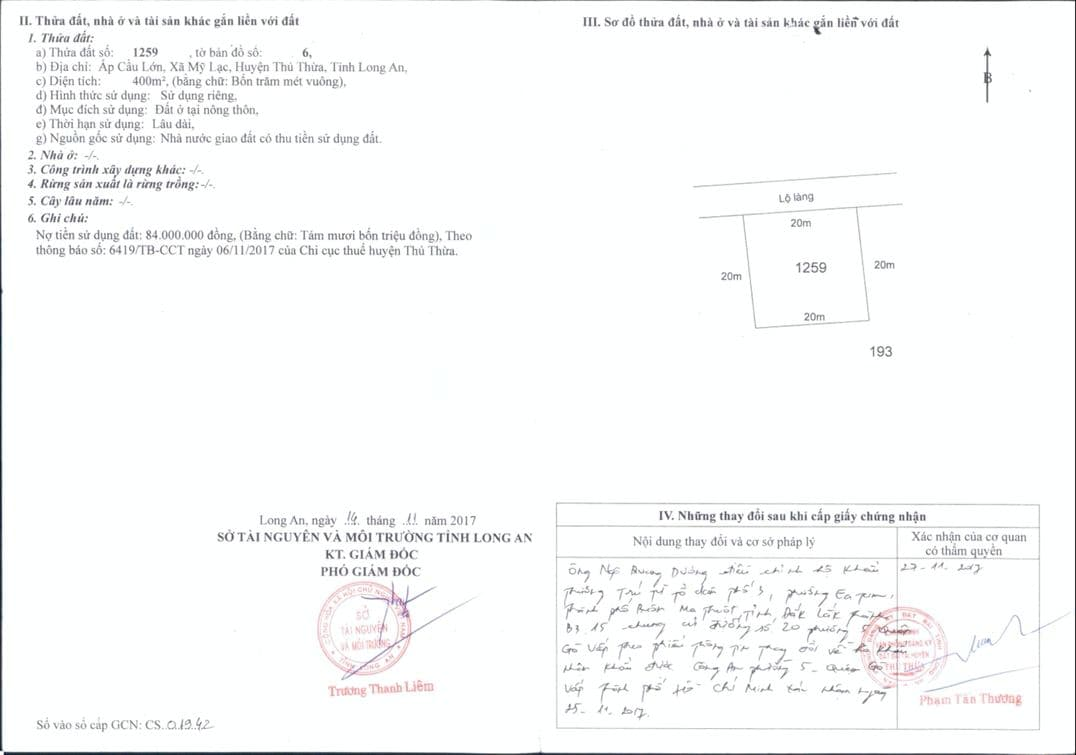
#> input picture image1.png, 1076 x 755 px
$ jupyter execute 'FAST Detection.ipynb'
#> lines starting #> are read from the running program, lines starting #| are printed output that depends on the picture; after the words box and inside, x2 and y2 are one past the last pixel; in counts of white or black regions, pixels touching at a corner belong together
[cell 1]
import numpy as np
import cv2 as cv
from matplotlib import pyplot as plt
img = cv.imread('image1.png', 0)
#> img: shape (755, 1076); min 0, max 255, mean 249.5
# Initiate FAST object with default values
fast = cv.FastFeatureDetector_create()
# find and draw the keypoints
kp = fast.detect(img,None)
#> kp = 5880 keypoints; strongest (x, y, size): (721, 514, 7), (383, 551, 7), (327, 539, 7), (280, 539, 7)
for k in kp:
    print(k.response)
#> this loop made 5880 passes
#> k on passes 1 to 3: keypoint at (831, 8), size 7, keypoint at (79, 14), size 7, keypoint at (223, 14), size 7
#| 13.0
#| 87.0
#| 74.0
#| 73.0
#| 67.0
#| 63.0
#| 79.0
#| 75.0
#> (further printed lines are left out)
# img2 = cv.drawKeypoints(img, kp, None, color=(255,0,0))
# cv.imwrite('fast_true.png',img2)

[cell 2]
import numpy as np
import cv2 as cv
from matplotlib import pyplot as plt
img = cv.imread('image1.png')
#> img is the input picture: shape (755, 1076, 3); mean B, G, R 249.6, 249.5, 248.6
gray = cv.cvtColor(img,cv.COLOR_BGR2GRAY)
corners = cv.goodFeaturesToTrack(gray, None, 0.001, 10)
#> corners = 1030 rows, first 8: [4, 752], [1073, 2], [265, 533], [812, 266], [312, 533], [752, 512], [665, 511], [90, 168]
corners = np.int0(corners)
for i in corners:
    x,y = i.ravel()
    cv.circle(img, (x,y), 3, 255, -1)
#> this loop made 1030 passes
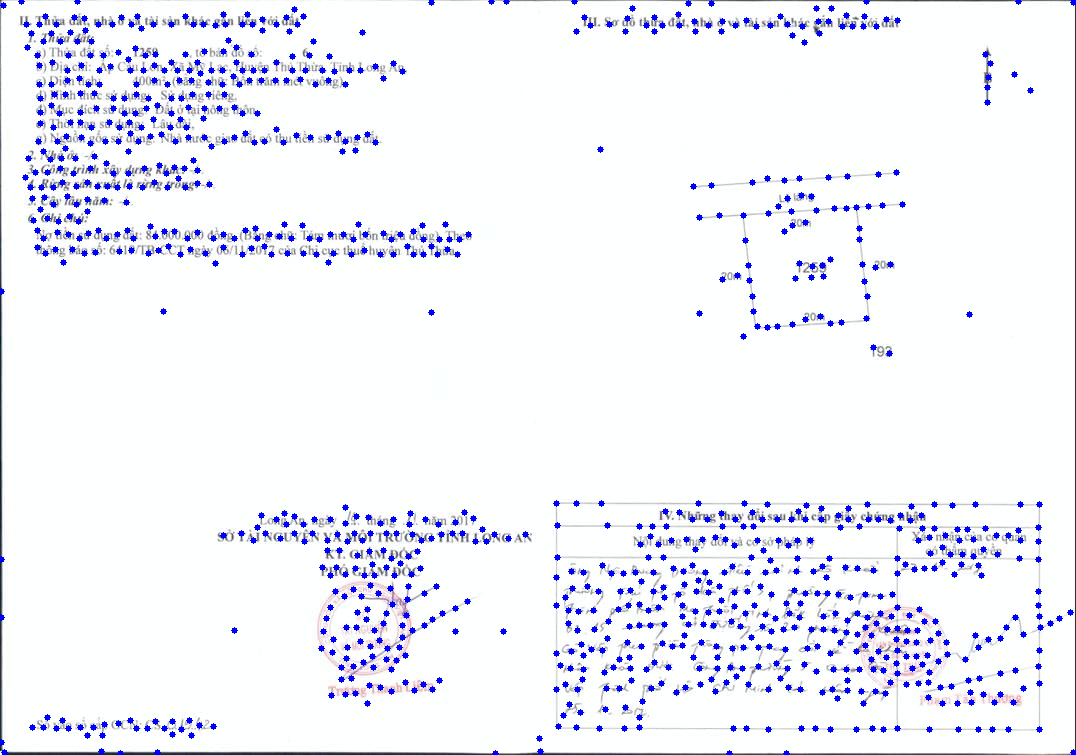
#> img: shape (755, 1076, 3); 3.66% of pixels changed, all inside (x1, y1, x2, y2) = (0, 0, 1076, 755)
cv.imwrite('goodFeaturesToTrack.png',img)
#> Out = True

[cell 3]
import numpy as np
import cv2 as cv
filename = 'image1.png'
img = cv.imread(filename)
gray = cv.cvtColor(img,cv.COLOR_BGR2GRAY)
# find Harris corners
gray = np.float32(gray)
dst = cv.cornerHarris(gray,2,3,0.04)
dst = cv.dilate(dst,None)
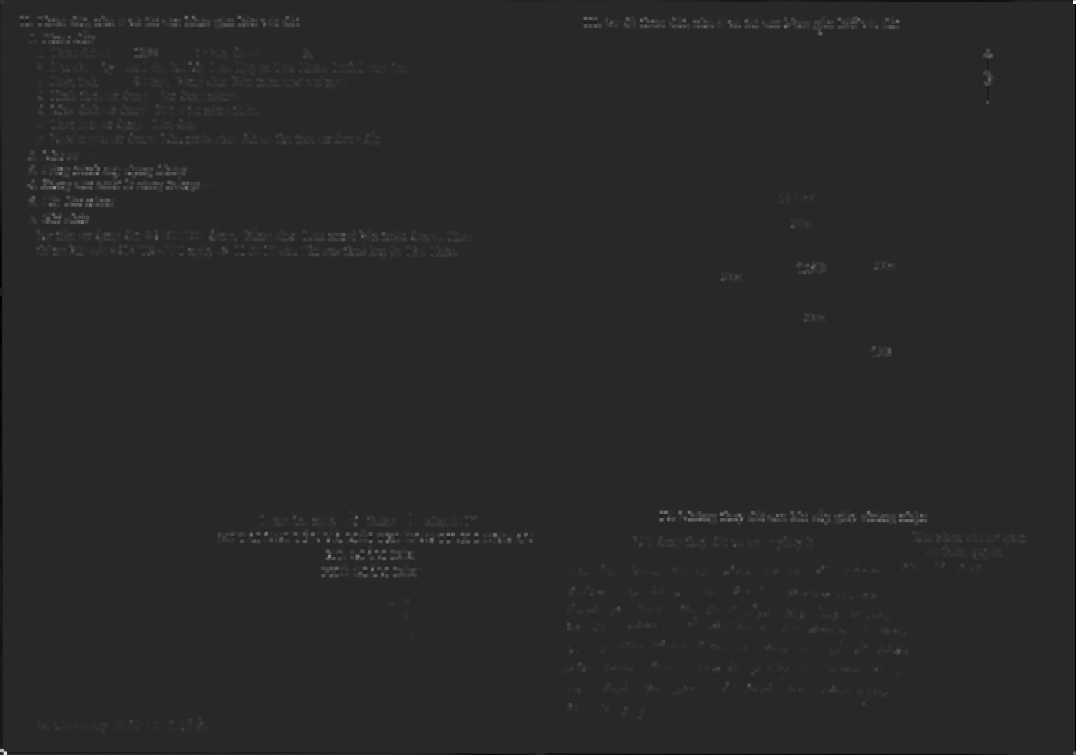
#> dst: shape (755, 1076) float32; min -17517096, max 94043584, mean 312059.2; drawn with min black and max white
ret, dst = cv.threshold(dst,0.01*dst.max(),255,0)
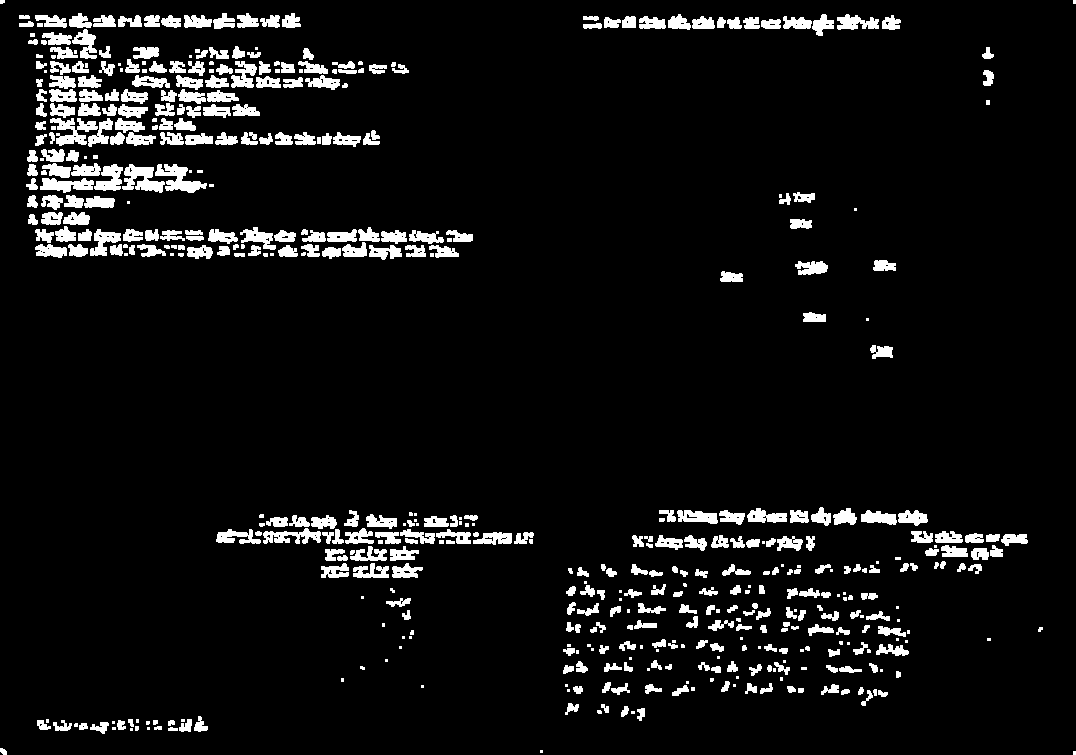
#> dst: shape (755, 1076) float32; 6.7% white; 519 white regions (125 under 20 px), largest, box (x1, y1, x2, y2) and area: (155, 164, 207, 193) 703, (122, 164, 165, 193) 690, (50, 118, 98, 146) 657
#> ret = 940435.8
dst = np.uint8(dst)
# find centroids
ret, labels, stats, centroids = cv.connectedComponentsWithStats(dst)
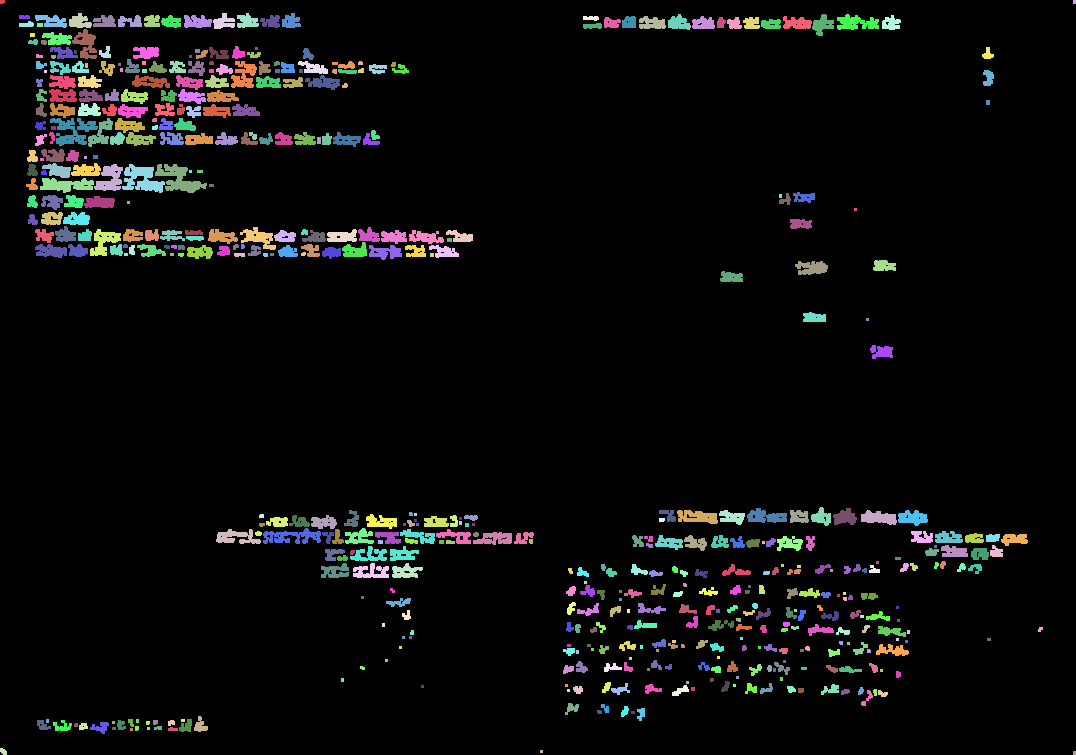
#> labels: shape (755, 1076) int32; 520 distinct labels, from 0 to 519; one colour per label, 0 black
#> ret = 520; stats = 520 rows, first 6: [0, 0, 1076, 755, 757694], [0, 0, 5, 4, 18], [1073, 0, 3, 4, 12], [69, 13, 23, 15, 229], [213, 13, 22, 16, 220], [237, 13, 22, 15, 225]; centroids = 520 pairs, first value 1.83 to 1074, second value 1.33 to 752.5
# define the criteria to stop and refine the corners
criteria = (cv.TERM_CRITERIA_EPS + cv.TERM_CRITERIA_MAX_ITER, 100, 0.001)
#> criteria = (3, 100, 0.001)
corners = cv.cornerSubPix(gray,np.float32(centroids),(5,5),(-1,-1),criteria)
#> corners = 520 pairs, first value 0.855 to 1074.5, second value 0.842 to 752.6
# Now draw them
res = np.hstack((centroids,corners))
#> res = 520 rows, first 6: [547, 381.6, 547, 381.6], [1.83, 1.33, 0.855, 1.22], [1074, 1.5, 1074.5, 0.842], [79.26, 21.34, 82.92, 23.87], [223.3, 21.75, 223.4, 21.75], [246.8, 20.96, 246.8, 20.96]
res = np.int0(res)
#> res = 520 rows, first 6: [546, 381, 546, 381], [1, 1, 0, 1], [1074, 1, 1074, 0], [79, 21, 82, 23], [223, 21, 223, 21], [246, 20, 246, 20]
img[res[:,1],res[:,0]]=[0,0,255]
img[res[:,3],res[:,2]] = [0,255,0]
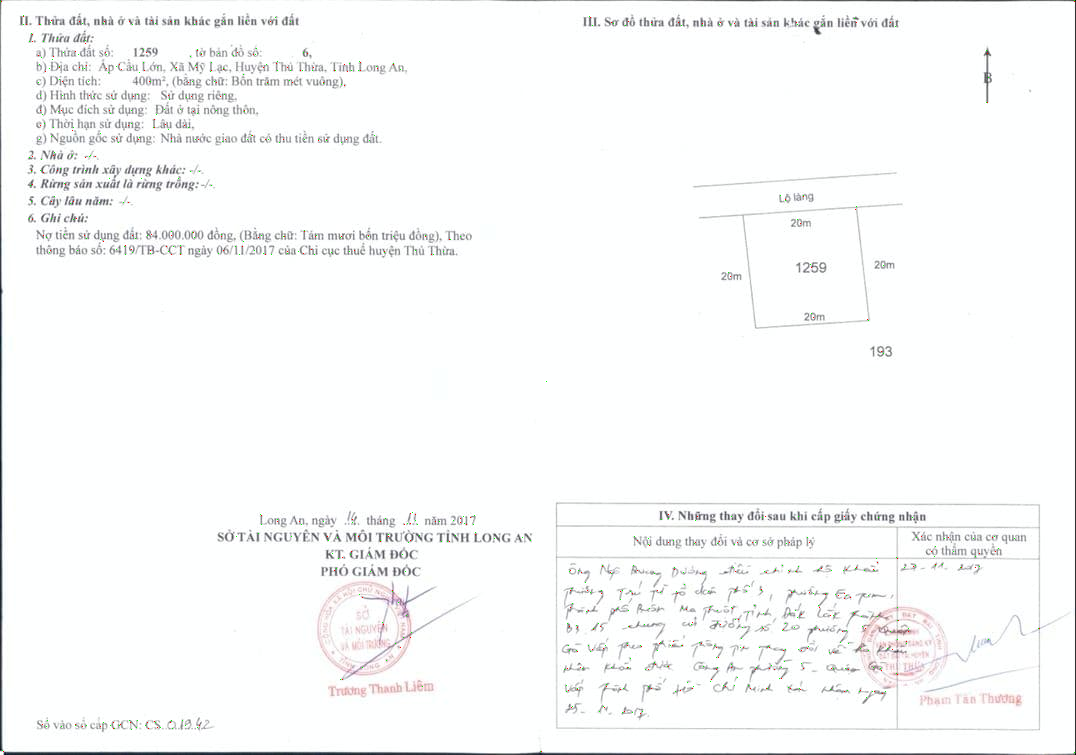
#> img: shape (755, 1076, 3); mean B, G, R 249.4, 249.4, 248.5
cv.imwrite('subpixel5.png',img)
#> Out = True

$ run again, with image10.png copied over image1.png
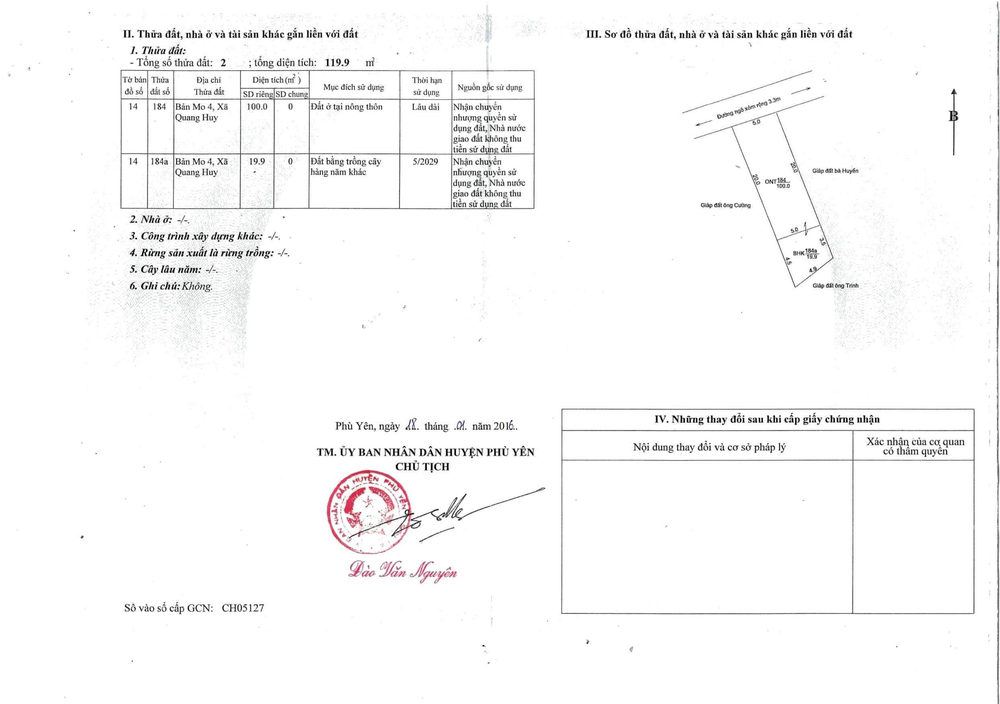
#> input picture image10.png, 1000 x 704 px, shrunk from 3314 x 2334 before the run
#> kp = 5450 keypoints; strongest (x, y, size): (331, 449, 7), (656, 416, 7), (878, 421, 7), (369, 450, 7)
#> the loop `for k in kp:` made 5450 passes
#> k on passes 1 to 3: keypoint at (996, 5), size 7, keypoint at (487, 6), size 7, keypoint at (990, 8), size 7
#> (printed output is left out)
#> img is the input picture: shape (704, 1000, 3); mean B, G, R 248.9, 248.8, 249.1
#> `corners = cv.goodFeaturesToTrack(gray, None, 0.001, 10)`: corners = 1143 rows, first 8: [950, 111], [734, 416], [521, 455], [596, 30], [425, 463], [398, 455], [841, 30], [447, 463]
#> the loop `for i in corners:` made 1143 passes
#> after the loop `for i in corners:`:
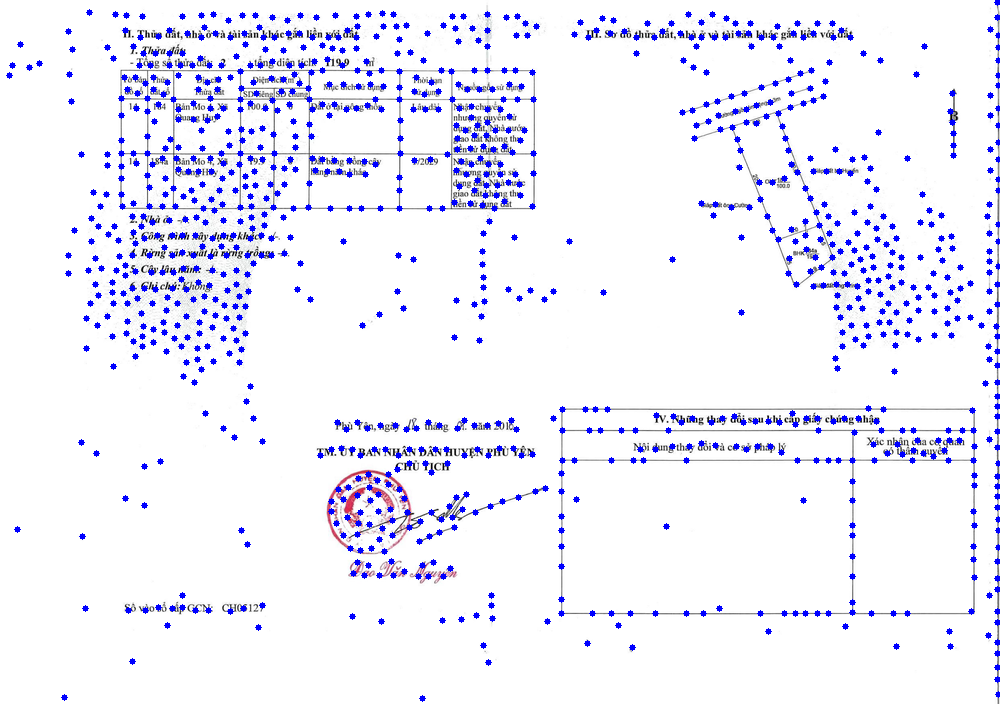
#> img: shape (704, 1000, 3); 4.69% of pixels changed, all inside (x1, y1, x2, y2) = (6, 0, 1000, 702)
#> `cv.imwrite('goodFeaturesToTrack.png',img)`: Out = True
#> `ret, dst = cv.threshold(dst,0.01*dst.max(),255,0)`: ret = 2274982.7
#> `ret, labels, stats, centroids = cv.connectedComponentsWithStats(dst)`:
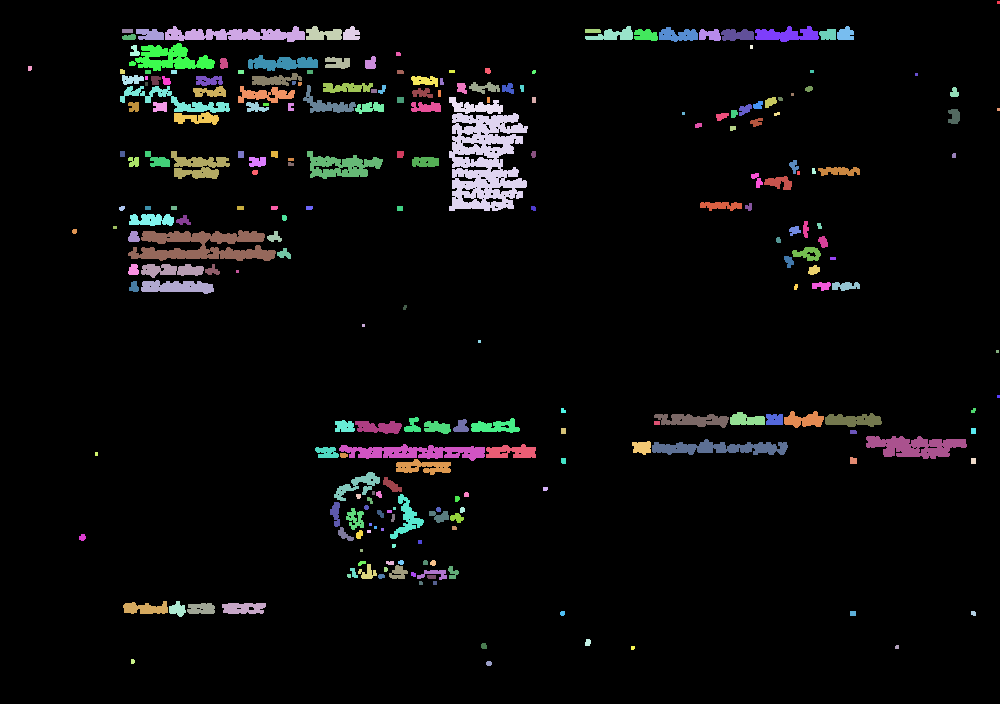
#> labels: shape (704, 1000) int32; 244 distinct labels, from 0 to 243; one colour per label, 0 black
#> `ret, labels, stats, centroids = cv.connectedComponentsWithStats(dst)`: ret = 244; stats = 244 rows, first 6: [0, 0, 1000, 704, 659581], [997, 1, 3, 3, 9], [165, 26, 140, 16, 1334], [306, 26, 36, 14, 353], [343, 26, 17, 14, 180], [585, 26, 48, 14, 365]; centroids = 244 pairs, first value 29.42 to 998, second value 2 to 663
#> criteria = (3, 100, 0.001)
#> `corners = cv.cornerSubPix(gray,np.float32(centroids),(5,5),(-1,-1),cri..`: corners = 244 pairs, first value 28.8 to 997.5, second value 1.17 to 662.5
#> `res = np.hstack((centroids,corners))`: res = 244 rows, first 6: [503.9, 358.4, 503.9, 358.4], [998, 2, 997.1, 1.17], [235.2, 34.45, 239.7, 35.69], [323.1, 33.96, 324.8, 33.49], [350.9, 33.79, 354.8, 35.8], [613.1, 34.74, 612.6, 35.78]
#> `res = np.int0(res)`: res = 244 rows, first 6: [503, 358, 503, 358], [998, 2, 997, 1], [235, 34, 239, 35], [323, 33, 324, 33], [350, 33, 354, 35], [613, 34, 612, 35]
#> `cv.imwrite('subpixel5.png',img)`: Out = True
